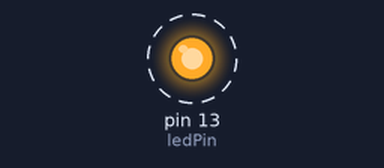
Bench run of a sketch on a simulated Arduino Uno, built with avr-gcc and run on an emulated ATmega328P. Shown: output pins drawn as LEDs (lit = HIGH). Dashed ring = blinking.

Above: at 0.5 s.
Timing chart, 0 to 4.6 s (numbered marks = the images above):
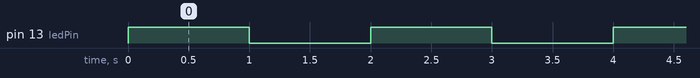

The sketch:

05_blinkLED_noLib_Serial_multipleFiles.ino
```cpp
//define DEBUG  // This is the main switch for the debugging code.
#include "cansat_debug.h" // Always include, even if DEBUG is not defined!
#ifdef DEBUG
  // -------- Select which part to debug. 0=off, 1=on.
  // -------- Add new modules as needed.
  #define DBG_LOOP 1
  #define DBG_SETUP 1
  #define DEBUG_MODULE_xxx 0
#endif

//-------------------------- GLOBAL CONSTANTS & VARIABLES -------------------
const int ledPin =  13;      // the number of the LED pin
int state = 0;

// ------------------------- MAIN FUNCTIONS ---------------------------------
void setup() {
  // put your setup code here, to run once:
  pinMode(ledPin, OUTPUT);
#ifdef DEBUG
  Serial.begin(9600);
  // while the serial stream is not open, do nothing:
  while (!Serial) ;
#endif
  DFREE_RAM(DBG_SETUP);
  DPRINTLN(DBG_SETUP, "setup OK");
}

void loop() {
  DPRINTLN(DBG_LOOP, "**loop in **");

  if (state == 0)
  {
    digitalWrite(ledPin, HIGH);
    state = 1;
  }
  else
  {
    digitalWrite(ledPin, LOW);
    state = 0;
  }
  delay(1000);  // wait for 1 sec
  DDELAY(1000); // wait for 1 additional sec if debugging
  DPRINTLN(DBG_LOOP, "**loop out **");
}
```

cansat_debug.cpp
```cpp
int freeRam () {
    extern int __heap_start, *__brkval;
    int v;
    return (int) &v - (__brkval == 0 ? (int) &__heap_start : (int) __brkval);
}
```

cansat_debug.h
```cpp
#ifdef DEBUG
  // -------- Define Debugging macros ----- Do not change.
  #define DPRINT(moduleTag, msg)    if(moduleTag!=0) Serial.print(F(msg));     //DPRINT is a macro, debug print
  #define DPRINTLN(moduleTag, msg)  if(moduleTag!=0) Serial.println(F(msg));   //DPRINTLN is a macro, debug print with new line
  #define DDELAY(...)    delay(__VA_ARGS__)

  #define DFREE_RAM(moduleTag) if(moduleTag!=0)  { Serial.print(F("Free RAM: ")); Serial.print(freeRam()); Serial.println(" bytes.");}

  // -------- Function prototypes
  int freeRam ();  // Return free dynamic memory in bytes.
#else
  #define DPRINT(moduleTag, msg)     //now defines a blank line
  #define DPRINTLN(moduleTag, msg)   //now defines a blank line
  #define DDELAY(...)        //now defines a blank line
  #define DFREE_RAM(moduleTag)      //now defines a blank line
#endif
```

Measured:
- by itself, pin 13 (ledPin): alternates HIGH for 1.0 s and LOW for 1.0 s
